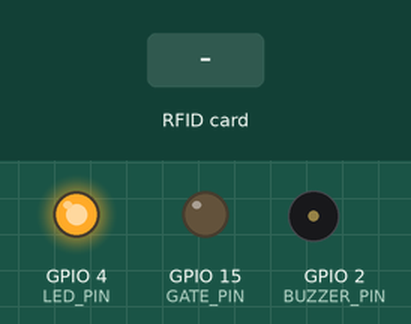
A sketch run on a simulated ESP32. Parts: output pins drawn as LEDs (lit = HIGH), buzzer (waves = sounding, pin HIGH). Inputs (shaded band) come from the test bench. WiFi joins after 1.5 s; servers stay silent unless stated; uploads are accepted with an empty reply; what the sketch prints to the serial monitor is not drawn.

Above: at 3.5 s.
3.6 s: RFID card A1 B2 C3 D4 held to the reader
At 3.64 s:
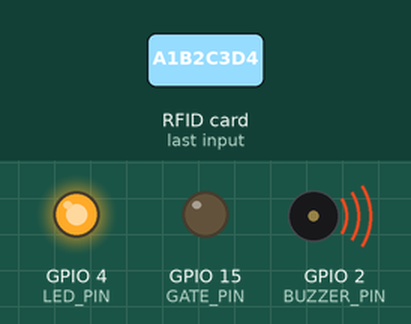
6.7 s: RFID card B2 C3 D4 E5 held to the reader
At 7.8 s:
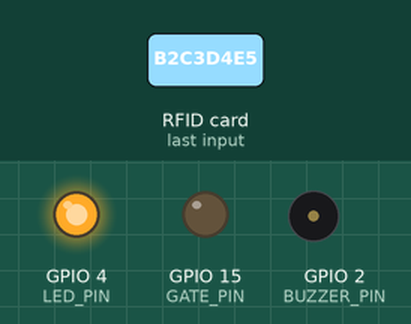
9.7 s: RFID card C3 D4 E5 F6 held to the reader
At 11.1 s:
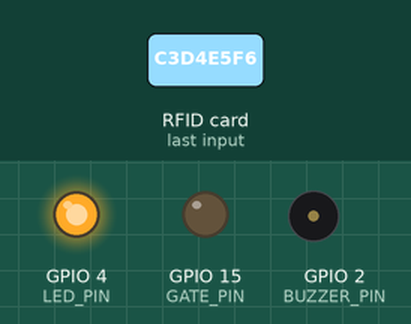
Timing chart, 0 to 12.7 s (numbered marks = the images above; inputs shaded):
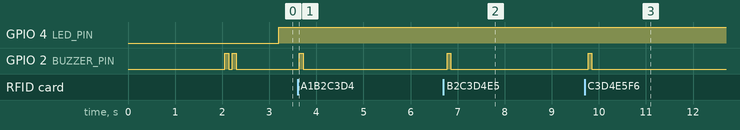

The sketch:

SmartTrolley_ESP32.ino
```cpp
/**
 * SmartTrolley_ESP32.ino
 * ─────────────────────────────────────────────────────────────
 * Smart Shopping Trolley — ESP32 / ESP8266 Firmware
 *
 * Hardware:
 *   - ESP32 or ESP8266
 *   - MFRC522 RFID Reader (SPI)
 *   - HX711 Load Cell (weight sensor)  [optional]
 *   - Buzzer (feedback)                [optional]
 *   - LED (status indicator)           [optional]
 *
 * How it works:
 *   1. ESP connects to WiFi
 *   2. Customer scans QR → trolleyID & phone sent to ESP (via Serial or hardcoded)
 *   3. RFID reader detects product tags → item added to cart
 *   4. ESP POSTs live data to /api/esp/update every 3 seconds
 *   5. Dashboard updates in real-time via SSE
 *   6. On checkout: server returns gate.action = "OPEN"
 *
 * Libraries needed (install via Arduino Library Manager):
 *   - MFRC522 by GithubCommunity
 *   - HX711 by bogde  (if using weight sensor)
 *   - ArduinoJson by Benoit Blanchon
 *   - HTTPClient (built-in for ESP32)
 *   - ESP8266WiFi / WiFi (built-in)
 * ─────────────────────────────────────────────────────────────
 */

#include <Arduino.h>
#include <ArduinoJson.h>

// ── Platform detection ─────────────────────────────────────────
#ifdef ESP8266
  #include <ESP8266WiFi.h>
  #include <ESP8266HTTPClient.h>
  #include <WiFiClient.h>
  #define WIFI_LIB ESP8266WiFi
#else
  #include <WiFi.h>
  #include <HTTPClient.h>
  #define WIFI_LIB WiFi
#endif

#include <SPI.h>
#include <MFRC522.h>

// ═══════════════════════════════════════════════════════════════
// ██  CONFIGURE THESE  ██████████████████████████████████████████
// ═══════════════════════════════════════════════════════════════

// WiFi credentials — same network as your PC
const char* WIFI_SSID     = "YOUR_WIFI_NAME";
const char* WIFI_PASSWORD = "YOUR_WIFI_PASSWORD";

// Server URL — use your PC's local IP (shown when server starts)
// Example: "http://192.168.1.105:3000"
const char* SERVER_URL    = "http://192.168.1.XXX:3000";
const char* ESP_API_KEY   = "esp-supermart-2024";

// Trolley identity (can be set per-trolley or via QR scan)
String trolleyID  = "T-ESP-01";
String phone      = "+919876543210";  // customer phone

// ═══════════════════════════════════════════════════════════════

// ── Pin definitions ────────────────────────────────────────────
#define RFID_SS_PIN   5    // ESP32: GPIO5  | ESP8266: D8
#define RFID_RST_PIN  22   // ESP32: GPIO22 | ESP8266: D3
#define BUZZER_PIN    2    // ESP32: GPIO2  | ESP8266: D4
#define LED_PIN       4    // ESP32: GPIO4  | ESP8266: D2
#define GATE_PIN      15   // Relay/servo for gate control

// ── RFID ───────────────────────────────────────────────────────
MFRC522 rfid(RFID_SS_PIN, RFID_RST_PIN);

// ── Product database: RFID UID → product info ──────────────────
// Add your actual RFID tag UIDs here (read them with RFID_ReadUID sketch)
struct Product {
  String uid;
  String sku;
  String name;
  float  unitPrice;
};

Product productDB[] = {
  { "A1B2C3D4", "GRC001", "Organic Whole Milk 1L",  65.00 },
  { "B2C3D4E5", "GRC002", "Brown Bread Loaf",        45.00 },
  { "C3D4E5F6", "GRC003", "Basmati Rice 5kg",       380.00 },
  { "D4E5F6G7", "GRC004", "Fresh Tomatoes 1kg",      40.00 },
  { "E5F6G7H8", "GRC005", "Amul Butter 500g",       232.50 },
  { "F6G7H8I9", "GRC006", "Colgate Toothpaste",      85.00 },
  { "G7H8I9J0", "GRC007", "Lays Chips",              20.00 },
};
const int PRODUCT_COUNT = sizeof(productDB) / sizeof(productDB[0]);

// ── Cart state ─────────────────────────────────────────────────
struct CartItem {
  String sku;
  String name;
  int    qty;
  float  unitPrice;
  String uid;
};

CartItem cart[20];
int cartSize = 0;
bool theftFlag = false;

// ── Timing ─────────────────────────────────────────────────────
unsigned long lastSendMs  = 0;
unsigned long lastPingMs  = 0;
const long    SEND_INTERVAL = 3000;   // Send to server every 3s
const long    PING_INTERVAL = 10000;  // Ping server every 10s

// ── State ──────────────────────────────────────────────────────
String trolleyStatus = "SHOPPING";
bool   gateCleared   = false;

// ══════════════════════════════════════════════════════════════
void setup() {
  Serial.begin(115200);
  delay(500);

  // Pins
  pinMode(BUZZER_PIN, OUTPUT);
  pinMode(LED_PIN,    OUTPUT);
  pinMode(GATE_PIN,   OUTPUT);
  digitalWrite(GATE_PIN, LOW);  // Gate closed by default

  // SPI + RFID
  SPI.begin();
  rfid.PCD_Init();

  Serial.println("\n🛒 SmartTrolley ESP Firmware Starting...");
  Serial.printf("   Trolley ID: %s\n", trolleyID.c_str());

  // Connect WiFi
  connectWiFi();

  // Startup beep
  beep(2);
  Serial.println("✅ Ready! Scan products with RFID.");
}

// ══════════════════════════════════════════════════════════════
void loop() {
  // ── Check WiFi ──────────────────────────────────────────────
  if (WiFi.status() != WL_CONNECTED) {
    Serial.println("⚠️ WiFi lost. Reconnecting...");
    connectWiFi();
  }

  // ── RFID scan ───────────────────────────────────────────────
  if (rfid.PICC_IsNewCardPresent() && rfid.PICC_ReadCardSerial()) {
    String uid = getUID();
    handleRFIDScan(uid);
    rfid.PICC_HaltA();
    rfid.PCD_StopCrypto1();
  }

  // ── Send data to server every 3s ────────────────────────────
  unsigned long now = millis();
  if (now - lastSendMs >= SEND_INTERVAL) {
    lastSendMs = now;
    sendToServer();
  }

  // ── Serial commands (for testing) ───────────────────────────
  if (Serial.available()) {
    String cmd = Serial.readStringUntil('\n');
    cmd.trim();
    handleSerialCommand(cmd);
  }

  delay(50);
}

// ══════════════════════════════════════════════════════════════
// RFID Scan Handler
// ══════════════════════════════════════════════════════════════
void handleRFIDScan(String uid) {
  Serial.printf("📡 RFID scanned: %s\n", uid.c_str());

  // Look up product
  Product* found = nullptr;
  for (int i = 0; i < PRODUCT_COUNT; i++) {
    if (productDB[i].uid.equalsIgnoreCase(uid)) {
      found = &productDB[i];
      break;
    }
  }

  if (!found) {
    Serial.printf("   ❌ Unknown tag: %s\n", uid.c_str());
    beep(3);  // Error beep
    return;
  }

  // Check if already in cart
  for (int i = 0; i < cartSize; i++) {
    if (cart[i].uid == uid) {
      cart[i].qty++;
      Serial.printf("   ✅ %s qty → %d\n", found->name.c_str(), cart[i].qty);
      beep(1);
      printCart();
      return;
    }
  }

  // Add new item
  if (cartSize < 20) {
    cart[cartSize] = { found->sku, found->name, 1, found->unitPrice, uid };
    cartSize++;
    Serial.printf("   ✅ Added: %s @ ₹%.2f\n", found->name.c_str(), found->unitPrice);
    beep(1);
    printCart();
  }
}

// ══════════════════════════════════════════════════════════════
// Send cart data to server
// ══════════════════════════════════════════════════════════════
void sendToServer() {
  if (WiFi.status() != WL_CONNECTED) return;

  // Build JSON payload
  JsonDocument doc;
  doc["trolleyID"]  = trolleyID;
  doc["phone"]      = phone;
  doc["status"]     = trolleyStatus;
  doc["theftFlag"]  = theftFlag;
  doc["weightKg"]   = readWeight();
  doc["batteryPct"] = getBatteryPct();
  doc["rssi"]       = WiFi.RSSI();

  JsonArray items = doc["items"].to<JsonArray>();
  for (int i = 0; i < cartSize; i++) {
    JsonObject item = items.add<JsonObject>();
    item["sku"]       = cart[i].sku;
    item["name"]      = cart[i].name;
    item["qty"]       = cart[i].qty;
    item["unitPrice"] = cart[i].unitPrice;
  }

  String jsonStr;
  serializeJson(doc, jsonStr);

  // HTTP POST
  HTTPClient http;
  String url = String(SERVER_URL) + "/api/esp/update";
  http.begin(url);
  http.addHeader("Content-Type", "application/json");
  http.addHeader("X-ESP-Key", ESP_API_KEY);
  http.setTimeout(5000);

  int httpCode = http.POST(jsonStr);

  if (httpCode == 200) {
    String response = http.getString();
    Serial.printf("📤 Sent → Server: %s\n", response.c_str());

    // Parse response to check gate
    JsonDocument resp;
    if (deserializeJson(resp, response) == DeserializationError::Ok) {
      bool gateOpen = resp["gate"]["cleared"] | false;
      String action = resp["gate"]["action"] | "CLOSED";

      if (gateOpen && !gateCleared) {
        gateCleared = true;
        openGate();
      }
    }
    digitalWrite(LED_PIN, HIGH);
  } else {
    Serial.printf("❌ HTTP error: %d\n", httpCode);
    digitalWrite(LED_PIN, LOW);
  }

  http.end();
}

// ══════════════════════════════════════════════════════════════
// Helper: Connect to WiFi
// ══════════════════════════════════════════════════════════════
void connectWiFi() {
  Serial.printf("📶 Connecting to WiFi: %s\n", WIFI_SSID);
  WiFi.begin(WIFI_SSID, WIFI_PASSWORD);

  int attempts = 0;
  while (WiFi.status() != WL_CONNECTED && attempts < 30) {
    delay(500);
    Serial.print(".");
    attempts++;
  }

  if (WiFi.status() == WL_CONNECTED) {
    Serial.printf("\n✅ Connected! IP: %s\n", WiFi.localIP().toString().c_str());
    Serial.printf("   Signal: %d dBm\n", WiFi.RSSI());
  } else {
    Serial.println("\n❌ WiFi failed. Retrying in loop...");
  }
}

// ══════════════════════════════════════════════════════════════
// Helper: Get RFID UID as hex string
// ══════════════════════════════════════════════════════════════
String getUID() {
  String uid = "";
  for (byte i = 0; i < rfid.uid.size; i++) {
    if (rfid.uid.uidByte[i] < 0x10) uid += "0";
    uid += String(rfid.uid.uidByte[i], HEX);
  }
  uid.toUpperCase();
  return uid;
}

// ══════════════════════════════════════════════════════════════
// Helper: Open gate (relay / servo)
// ══════════════════════════════════════════════════════════════
void openGate() {
  Serial.println("🚪 GATE OPENING!");
  beep(3);
  digitalWrite(GATE_PIN, HIGH);  // Energize relay / move servo
  delay(5000);                   // Keep open 5 seconds
  digitalWrite(GATE_PIN, LOW);   // Close
  Serial.println("🚪 Gate closed.");
}

// ══════════════════════════════════════════════════════════════
// Helper: Read weight from HX711 (stub — connect your HX711)
// ══════════════════════════════════════════════════════════════
float readWeight() {
  // TODO: Replace with actual HX711 reading
  // #include <HX711.h>
  // HX711 scale;
  // scale.begin(DOUT_PIN, CLK_PIN);
  // return scale.get_units(5);
  return 0.0;
}

// Helper: Read battery voltage (ADC)
int getBatteryPct() {
  // ESP32 ADC on pin 34 (voltage divider)
  // int raw = analogRead(34);
  // float voltage = (raw / 4095.0) * 3.3 * 2;
  // return map(voltage * 100, 320, 420, 0, 100);
  return 85;  // Stub
}

// Helper: Buzzer beeps
void beep(int times) {
  for (int i = 0; i < times; i++) {
    digitalWrite(BUZZER_PIN, HIGH); delay(80);
    digitalWrite(BUZZER_PIN, LOW);  delay(80);
  }
}

// Helper: Print cart to Serial
void printCart() {
  Serial.println("─── Cart ────────────────────");
  float total = 0;
  for (int i = 0; i < cartSize; i++) {
    float lineTotal = cart[i].qty * cart[i].unitPrice;
    Serial.printf("  %s x%d @ ₹%.2f = ₹%.2f\n",
      cart[i].name.c_str(), cart[i].qty,
      cart[i].unitPrice, lineTotal);
    total += lineTotal;
  }
  Serial.printf("  TOTAL: ₹%.2f\n", total);
  Serial.println("─────────────────────────────");
}

// Helper: Serial commands for testing
void handleSerialCommand(String cmd) {
  if (cmd == "checkout") {
    trolleyStatus = "AWAITING_PAYMENT";
    Serial.println("💳 Status → AWAITING_PAYMENT");
    sendToServer();
  }
  else if (cmd == "theft") {
    theftFlag = !theftFlag;
    Serial.printf("⚠️ theftFlag → %s\n", theftFlag ? "true" : "false");
  }
  else if (cmd == "clear") {
    cartSize = 0;
    theftFlag = false;
    trolleyStatus = "SHOPPING";
    gateCleared = false;
    Serial.println("🗑️ Cart cleared.");
  }
  else if (cmd == "status") {
    Serial.printf("WiFi: %s | IP: %s | Items: %d\n",
      WiFi.isConnected() ? "OK" : "NO",
      WiFi.localIP().toString().c_str(), cartSize);
    printCart();
  }
  else if (cmd == "ping") {
    sendToServer();
  }
}
```

Measured:
- after the input at 3.6 s, GPIO 2 (BUZZER_PIN): LOW → HIGH at once, → LOW 0.08 s later
- after the input at 6.7 s, GPIO 2 (BUZZER_PIN): LOW → HIGH after 0.08 s, → LOW 0.08 s later
- after the input at 9.7 s, GPIO 2 (BUZZER_PIN): LOW → HIGH after 0.07 s, → LOW 0.08 s later
